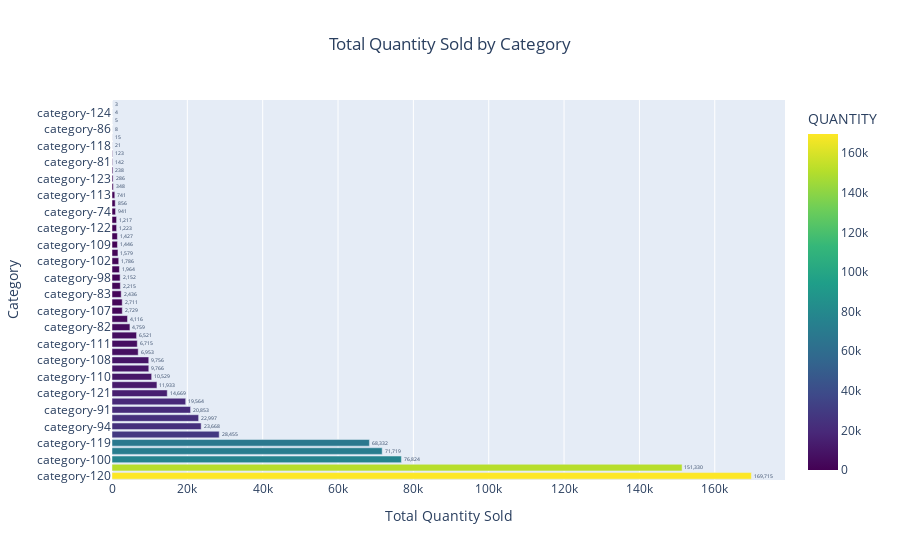

The code cell stored with this chart in its notebook:
### Markdown cell above
**ii. Visuals for the above findings.**

### Code cell
# Sorting data
category_group = category_group.sort_values(by="QUANTITY", ascending=False)

# Matplotlib & Seaborn - Quantity
plt.figure(figsize=(14, 7))
sns.barplot(data=category_group, x="QUANTITY", y="ANONYMIZED CATEGORY", palette="magma")
plt.title("Total Quantity Sold by Category", fontsize=14, fontweight="bold")
plt.xlabel("Total Quantity Sold", fontsize=12)
plt.ylabel("Category", fontsize=12)
plt.grid(axis="x", linestyle="--", alpha=0.7)
plt.show()

# Plotly - Quantity (Interactive)
fig = px.bar(category_group, 
             x="QUANTITY", 
             y="ANONYMIZED CATEGORY", 
             text="QUANTITY", 
             color="QUANTITY", 
             color_continuous_scale="viridis", 
             title="Total Quantity Sold by Category")

fig.update_traces(texttemplate="%{text:,.0f}", textposition="outside")
fig.update_layout(yaxis_title="Category", xaxis_title="Total Quantity Sold", title_x=0.5)
fig.show()

### Figure 1 — Plotly figure (JSON) as saved in the notebook; plotly's stock layout.template omitted (floating-point values rounded to 4 significant figures)
{"data": [{"alignmentgroup": "True", "hovertemplate": "QUANTITY=%{marker.color}<br>ANONYMIZED CATEGORY=%{y}<extra></extra>", "legendgroup": "", "marker": {"color": [169715, 151330, 76824, 71719, 68332, 28455, 23668, 22997, 20853, 19564, 14669, 11933, 10529, 9766, 9756, 6953, 6715, 6521, 4759, 4116, 2729, 2711, 2436, 2215, 2152, 1964, 1786, 1579, 1446, 1427, 1223, 1217, 941, 856, 741, 348, 286, 238, 142, 123, 21, 15, 8, 5, 4, 3], "coloraxis": "coloraxis", "pattern": {"shape": ""}}, "name": "", "offsetgroup": "", "orientation": "h", "showlegend": false, "text": [169715, 151330, 76824, 71719, 68332, 28455, 23668, 22997, 20853, 19564, 14669, 11933, 10529, 9766, 9756, 6953, 6715, 6521, 4759, 4116, 2729, 2711, 2436, 2215, 2152, 1964, 1786, 1579, 1446, 1427, 1223, 1217, 941, 856, 741, 348, 286, 238, 142, 123, 21, 15, 8, 5, 4, 3], "textposition": "outside", "texttemplate": "%{text:,.0f}", "type": "bar", "x": [169715, 151330, 76824, 71719, 68332, 28455, 23668, 22997, 20853, 19564, 14669, 11933, 10529, 9766, 9756, 6953, 6715, 6521, 4759, 4116, 2729, 2711, 2436, 2215, 2152, 1964, 1786, 1579, 1446, 1427, 1223, 1217, 941, 856, 741, 348, 286, 238, 142, 123, 21, 15, 8, 5, 4, 3], "xaxis": "x", "y": ["category-120", "category-75", "category-100", "category-76", "category-119", "category-77", "category-94", "category-85", "category-91", "category-101", "category-121", "category-84", "category-110", "category-78", "category-108", "category-92", "category-111", "category-106", "category-82", "category-95", "category-107", "category-97", "category-83", "category-79", "category-98", "category-99", "category-102", "category-105", "category-109", "category-96", "category-122", "category-104", "category-74", "category-116", "category-113", "category-115", "category-123", "category-89", "category-81", "category-125", "category-118", "category-90", "category-86", "category-117", "category-124", "category-114"], "yaxis": "y"}], "layout": {"barmode": "relative", "coloraxis": {"colorbar": {"title": {"text": "QUANTITY"}}, "colorscale": [[0, "#440154"], [0.1111, "#482878"], [0.2222, "#3e4989"], [0.3333, "#31688e"], [0.4444, "#26828e"], [0.5556, "#1f9e89"], [0.6667, "#35b779"], [0.7778, "#6ece58"], [0.8889, "#b5de2b"], [1, "#fde725"]]}, "legend": {"tracegroupgap": 0}, "title": {"text": "Total Quantity Sold by Category", "x": 0.5}, "xaxis": {"anchor": "y", "domain": [0, 1], "title": {"text": "Total Quantity Sold"}}, "yaxis": {"anchor": "x", "domain": [0, 1], "title": {"text": "Category"}}}}
